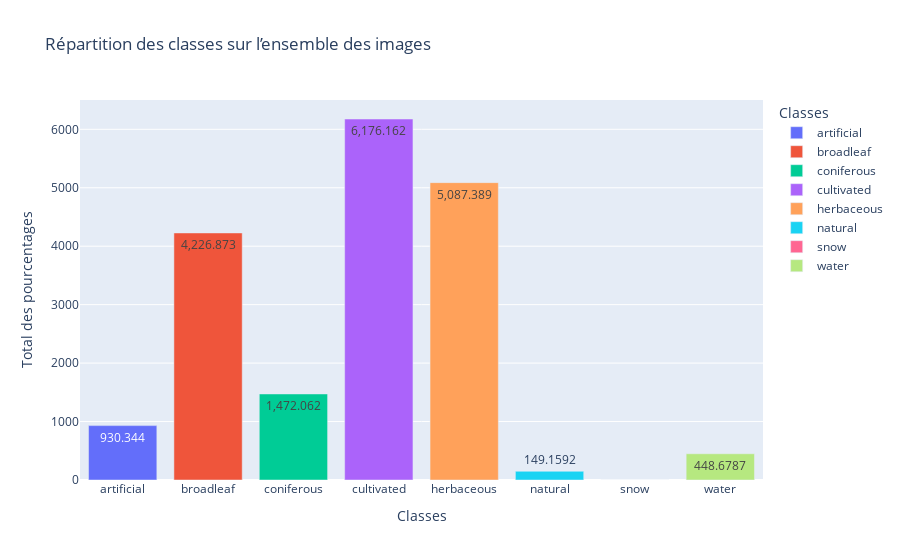

Notebook cell for this chart:
### Code cell
cols_to_keep = train_infos.columns.difference(['sample_id', 'no_data', 'clouds'])

# Calculer la somme des pourcentages pour chaque classe
class_distribution = train_infos[cols_to_keep].sum()
print(class_distribution)
# Convertir en DataFrame pour utilisation avec Plotly
df_plot = pd.DataFrame({"Classe": class_distribution.index, "Total Pourcentage": class_distribution.values})

# Création du graphique interactif
fig = px.bar(df_plot, 
             x="Classe", 
             y="Total Pourcentage", 
             title="Répartition des classes sur l’ensemble des images",
             labels={"Total Pourcentage": "Total des pourcentages", "Classe": "Classes"},
             text_auto=True,
             color="Classe")

# Afficher le graphique
fig.show()

### Figure 1 — Plotly figure (JSON) as saved in the notebook; plotly's stock layout.template omitted (floating-point values rounded to 4 significant figures)
{"data": [{"hovertemplate": "Classes=%{x}<br>Total des pourcentages=%{y}<extra></extra>", "legendgroup": "artificial", "marker": {"color": "#636efa", "pattern": {"shape": ""}}, "name": "artificial", "orientation": "v", "showlegend": true, "textposition": "auto", "texttemplate": "%{y}", "type": "bar", "x": ["artificial"], "xaxis": "x", "y": [930.3], "yaxis": "y"}, {"hovertemplate": "Classes=%{x}<br>Total des pourcentages=%{y}<extra></extra>", "legendgroup": "broadleaf", "marker": {"color": "#EF553B", "pattern": {"shape": ""}}, "name": "broadleaf", "orientation": "v", "showlegend": true, "textposition": "auto", "texttemplate": "%{y}", "type": "bar", "x": ["broadleaf"], "xaxis": "x", "y": [4227.0], "yaxis": "y"}, {"hovertemplate": "Classes=%{x}<br>Total des pourcentages=%{y}<extra></extra>", "legendgroup": "coniferous", "marker": {"color": "#00cc96", "pattern": {"shape": ""}}, "name": "coniferous", "orientation": "v", "showlegend": true, "textposition": "auto", "texttemplate": "%{y}", "type": "bar", "x": ["coniferous"], "xaxis": "x", "y": [1472.0], "yaxis": "y"}, {"hovertemplate": "Classes=%{x}<br>Total des pourcentages=%{y}<extra></extra>", "legendgroup": "cultivated", "marker": {"color": "#ab63fa", "pattern": {"shape": ""}}, "name": "cultivated", "orientation": "v", "showlegend": true, "textposition": "auto", "texttemplate": "%{y}", "type": "bar", "x": ["cultivated"], "xaxis": "x", "y": [6176.0], "yaxis": "y"}, {"hovertemplate": "Classes=%{x}<br>Total des pourcentages=%{y}<extra></extra>", "legendgroup": "herbaceous", "marker": {"color": "#FFA15A", "pattern": {"shape": ""}}, "name": "herbaceous", "orientation": "v", "showlegend": true, "textposition": "auto", "texttemplate": "%{y}", "type": "bar", "x": ["herbaceous"], "xaxis": "x", "y": [5087.0], "yaxis": "y"}, {"hovertemplate": "Classes=%{x}<br>Total des pourcentages=%{y}<extra></extra>", "legendgroup": "natural", "marker": {"color": "#19d3f3", "pattern": {"shape": ""}}, "name": "natural", "orientation": "v", "showlegend": true, "textposition": "auto", "texttemplate": "%{y}", "type": "bar", "x": ["natural"], "xaxis": "x", "y": [149.2], "yaxis": "y"}, {"hovertemplate": "Classes=%{x}<br>Total des pourcentages=%{y}<extra></extra>", "legendgroup": "snow", "marker": {"color": "#FF6692", "pattern": {"shape": ""}}, "name": "snow", "orientation": "v", "showlegend": true, "textposition": "auto", "texttemplate": "%{y}", "type": "bar", "x": ["snow"], "xaxis": "x", "y": [0.01634], "yaxis": "y"}, {"hovertemplate": "Classes=%{x}<br>Total des pourcentages=%{y}<extra></extra>", "legendgroup": "water", "marker": {"color": "#B6E880", "pattern": {"shape": ""}}, "name": "water", "orientation": "v", "showlegend": true, "textposition": "auto", "texttemplate": "%{y}", "type": "bar", "x": ["water"], "xaxis": "x", "y": [448.7], "yaxis": "y"}], "layout": {"barmode": "relative", "legend": {"title": {"text": "Classes"}, "tracegroupgap": 0}, "title": {"text": "Répartition des classes sur l’ensemble des images"}, "xaxis": {"anchor": "y", "categoryarray": ["artificial", "broadleaf", "coniferous", "cultivated", "herbaceous", "natural", "snow", "water"], "categoryorder": "array", "domain": [0, 1], "title": {"text": "Classes"}}, "yaxis": {"anchor": "x", "domain": [0, 1], "title": {"text": "Total des pourcentages"}}}}
